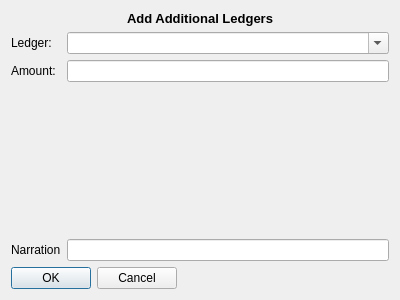
<?xml version="1.0" encoding="UTF-8"?>
<ui version="4.0">
 <class>addItemAdditionalRequirement</class>
 <widget class="QWidget" name="addItemAdditionalRequirement">
  <property name="geometry">
   <rect>
    <x>0</x>
    <y>0</y>
    <width>400</width>
    <height>300</height>
   </rect>
  </property>
  <property name="windowTitle">
   <string>Form</string>
  </property>
  <layout class="QVBoxLayout" name="verticalLayout">
   <item>
    <widget class="QLabel" name="label">
     <property name="font">
      <font>
       <pointsize>10</pointsize>
       <weight>75</weight>
       <bold>true</bold>
      </font>
     </property>
     <property name="text">
      <string>Add Additional Ledgers</string>
     </property>
     <property name="alignment">
      <set>Qt::AlignCenter</set>
     </property>
    </widget>
   </item>
   <item>
    <layout class="QFormLayout" name="formLayout">
     <item row="1" column="0">
      <widget class="QLabel" name="ledgerLabel">
       <property name="text">
        <string>Ledger:</string>
       </property>
      </widget>
     </item>
     <item row="1" column="1">
      <widget class="QComboBox" name="ledgerComboBox">
       <property name="editable">
        <bool>true</bool>
       </property>
      </widget>
     </item>
     <item row="3" column="0">
      <widget class="QLabel" name="amountLabel">
       <property name="text">
        <string>Amount:</string>
       </property>
      </widget>
     </item>
     <item row="3" column="1">
      <widget class="QLineEdit" name="amountLineEdit"/>
     </item>
     <item row="7" column="0">
      <widget class="QLabel" name="descriptionLabel">
       <property name="text">
        <string>Narration</string>
       </property>
      </widget>
     </item>
     <item row="4" column="1">
      <spacer name="verticalSpacer_2">
       <property name="orientation">
        <enum>Qt::Vertical</enum>
       </property>
       <property name="sizeHint" stdset="0">
        <size>
         <width>20</width>
         <height>40</height>
        </size>
       </property>
      </spacer>
     </item>
     <item row="7" column="1">
      <widget class="QLineEdit" name="descriptionLineEdit"/>
     </item>
     <item row="5" column="1">
      <spacer name="verticalSpacer">
       <property name="orientation">
        <enum>Qt::Vertical</enum>
       </property>
       <property name="sizeHint" stdset="0">
        <size>
         <width>20</width>
         <height>40</height>
        </size>
       </property>
      </spacer>
     </item>
     <item row="6" column="1">
      <spacer name="verticalSpacer_3">
       <property name="orientation">
        <enum>Qt::Vertical</enum>
       </property>
       <property name="sizeHint" stdset="0">
        <size>
         <width>20</width>
         <height>40</height>
        </size>
       </property>
      </spacer>
     </item>
    </layout>
   </item>
   <item>
    <widget class="QDialogButtonBox" name="buttonBox">
     <property name="sizePolicy">
      <sizepolicy hsizetype="Fixed" vsizetype="Fixed">
       <horstretch>0</horstretch>
       <verstretch>0</verstretch>
      </sizepolicy>
     </property>
     <property name="standardButtons">
      <set>QDialogButtonBox::Cancel|QDialogButtonBox::Ok</set>
     </property>
    </widget>
   </item>
  </layout>
 </widget>
 <resources/>
 <connections/>
</ui>
